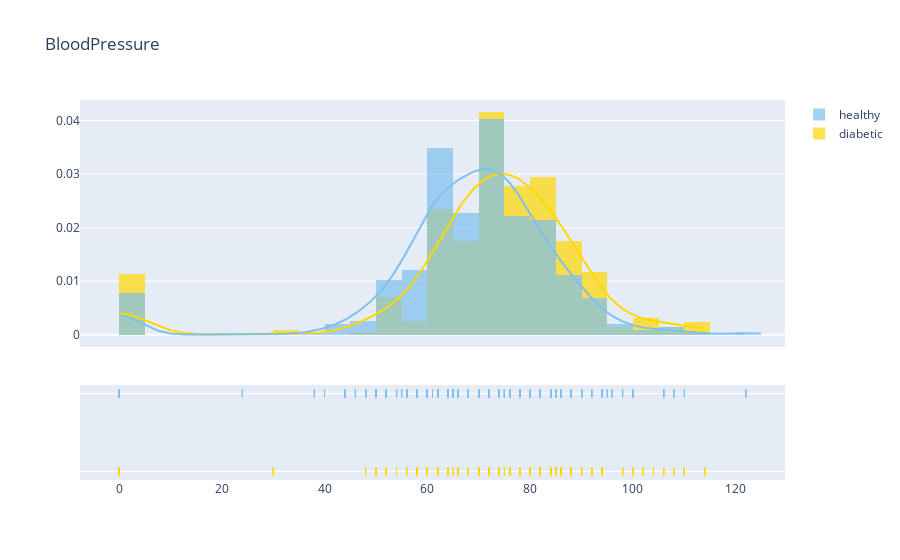

Notebook source saved alongside this figure:
### Code cell
# blood pressure 

plot_distribution('BloodPressure', 5)

### Figure 1 — Plotly figure (JSON) as saved in the notebook; plotly's stock layout.template omitted (floating-point values rounded to 4 significant figures; data arrays with more than 128 entries replaced by an {"elided": "..."} marker saying what was removed)
{"data": [{"autobinx": false, "histnorm": "probability density", "legendgroup": "diabetic", "marker": {"color": "#FFD700"}, "name": "diabetic", "opacity": 0.7, "type": "histogram", "x": {"elided": "684 int values"}, "xaxis": "x", "xbins": {"end": 114, "size": 5, "start": 0}, "yaxis": "y"}, {"autobinx": false, "histnorm": "probability density", "legendgroup": "healthy", "marker": {"color": "#7EC0EE"}, "name": "healthy", "opacity": 0.7, "type": "histogram", "x": {"elided": "1316 int values"}, "xaxis": "x", "xbins": {"end": 122, "size": 5, "start": 0}, "yaxis": "y"}, {"legendgroup": "diabetic", "marker": {"color": "#FFD700"}, "mode": "lines", "name": "diabetic", "showlegend": false, "type": "scatter", "x": {"elided": "500 float values"}, "xaxis": "x", "y": {"elided": "500 float values"}, "yaxis": "y"}, {"legendgroup": "healthy", "marker": {"color": "#7EC0EE"}, "mode": "lines", "name": "healthy", "showlegend": false, "type": "scatter", "x": {"elided": "500 float values"}, "xaxis": "x", "y": {"elided": "500 float values"}, "yaxis": "y"}, {"legendgroup": "diabetic", "marker": {"color": "#FFD700", "symbol": "line-ns-open"}, "mode": "markers", "name": "diabetic", "showlegend": false, "type": "scatter", "x": {"elided": "684 int values"}, "xaxis": "x", "y": {"elided": "684 str values"}, "yaxis": "y2"}, {"legendgroup": "healthy", "marker": {"color": "#7EC0EE", "symbol": "line-ns-open"}, "mode": "markers", "name": "healthy", "showlegend": false, "type": "scatter", "x": {"elided": "1316 int values"}, "xaxis": "x", "y": {"elided": "1316 str values"}, "yaxis": "y2"}], "layout": {"barmode": "overlay", "hovermode": "closest", "legend": {"traceorder": "reversed"}, "title": {"text": "BloodPressure"}, "xaxis": {"anchor": "y2", "domain": [0, 1], "zeroline": false}, "yaxis": {"anchor": "free", "domain": [0.35, 1], "position": 0}, "yaxis2": {"anchor": "x", "domain": [0, 0.25], "dtick": 1, "showticklabels": false}}}
